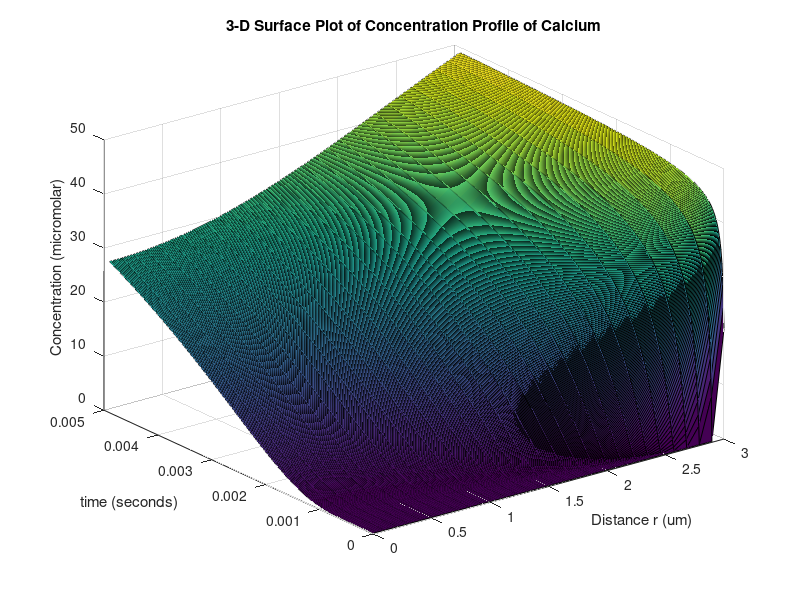
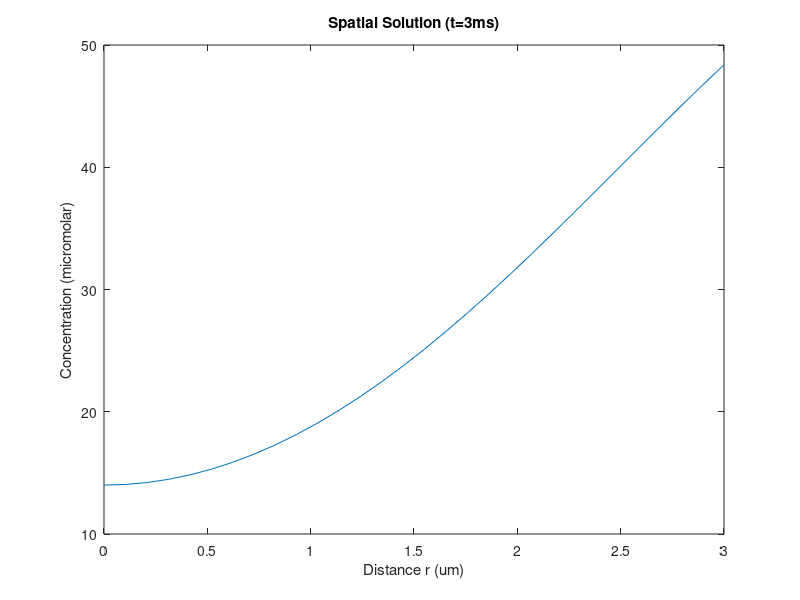
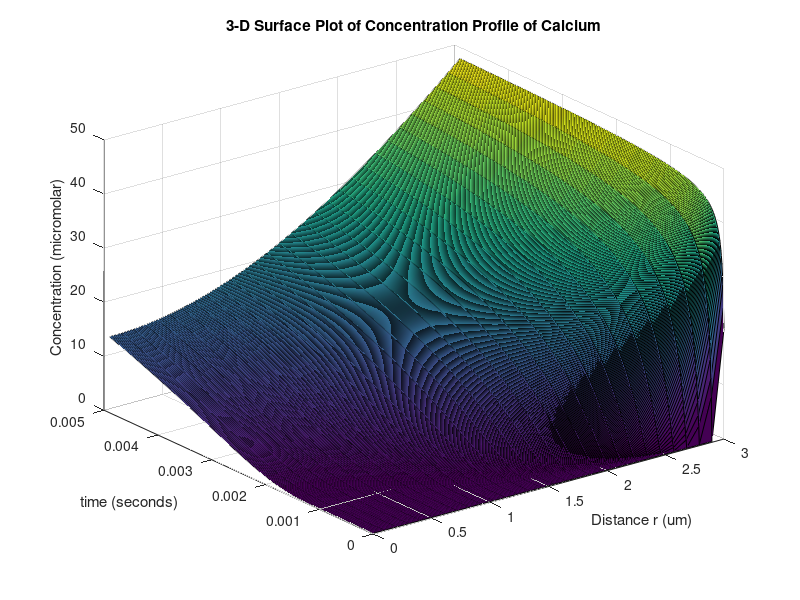
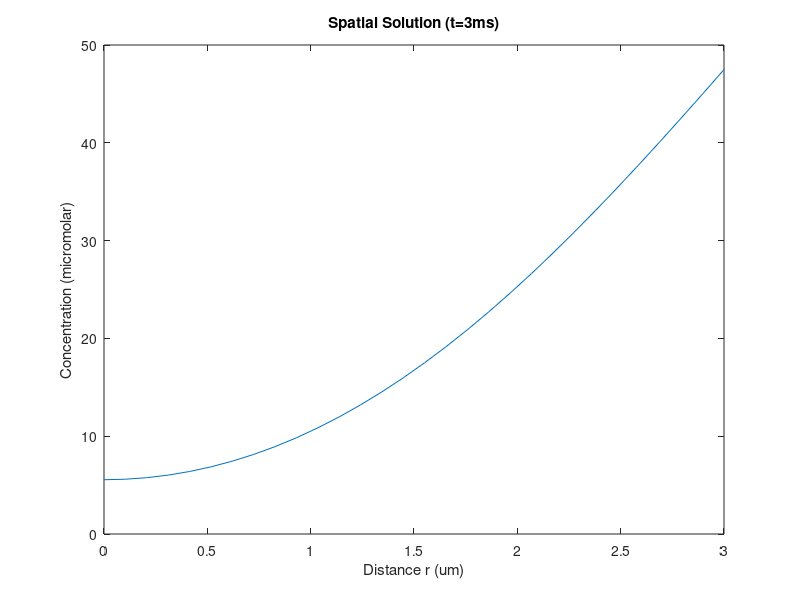

The MATLAB source for these figures, in order:
clear all
clc
D=4e-6; %Calcium Diffusion Coeffecient cm^2/sec
k=1; % Counter for time steps
rstep=0.1*10^-4; %delta r in cm
Ca=linspace(.150,.150,31); % Array representing calcium concentration profile across the cell using 30 slices and beginning concentration of 0.15 micromolar
bc=50; % Boundary concentration of 50 um
j=30;  % Counter for radial positions
dt=0.00001; % Time step

% Main loop for time steps
while k<500 % Run the simulation for 500 time steps
    j=30; % Reset the radial position counter
    Ca(31)=bc; % Set the boundary concentration at the outer edge of the cell, just inside the membrane

     % Loop through radial positions
    while j > 0
        % Calculate change in calcium concentration at each radial position
        if j==1 %center of cell?
            dc(j)=(((4*D)/(rstep^2))*(Ca(2)-Ca(1)))*dt; % Boundary condition at center
            j=j-1; % j becomes 0 to exit the while loop
        else
            % Diffusion equation for calcium concentration for each
            % individual annulus
            dc(j)=((D/rstep^2)*((Ca(j+1)-2*Ca(j)+Ca(j-1))+((Ca(j+1)-Ca(j-1))/(2*(j-1)))))*dt;
            j=(j-1); % move to next annulus getting closer to center
        end
    end
    
    Ca(31)=[]; % Remove the boundary concentration from the array
    Catime(k,:)=Ca+dc; % Store the current calcium concentration, considering changes in concentration
    Ca=Ca+dc; % Update the calcium concentration profile for the next time step
    Ca(31)=bc; % Reupdate the boundary condition
    k=k+1; % proceed to next time step
end

r=linspace(0,3,30); % Radial distance from the center of the cell to 3 um
t=linspace(0,.0049,499); % Time points for which concentration profiles are calculated from 0 to 0.0049 seconds
figure(1)
surf(r,t,Catime) % 3D plot of radium time and concentration
title('3-D Surface Plot of Concentration Profile of Calcium')
xlabel('Distance r (um)')
ylabel('time (seconds)')
zlabel('Concentration (micromolar)')
figure(2)
plot(r,Catime(300,:)) %plot concentration vs radius at t=3 ms
title('Spatial Solution (t=3ms)')
xlabel('Distance r (um)')
ylabel('Concentration (micromolar)')

%% With Literature Standard Plasma Calcium Pump
D=4e-6; %Calcium Diffusion Coeffecient cm^2/sec
k=1; % Counter for time steps
rstep=0.1*10^-4; %delta r in cm
Ca=linspace(.150,.150,31); % Array representing calcium concentration profile across the cell using 30 slices and beginning concentration of 0.15 micromolar
bc=50; % Boundary concentration of 50 um
j=30;  % Counter for radial positions to start at outer shell
dt=0.00001; % Time step
n = 1;
K_m = 0.5; % Concentration where Vmax/2 occurs (uM)
V_max = 4000; % Maximum velocity (uM/s)

% Main loop for time steps
while k<500 % Run the simulation for 500 time steps
    j=30; % Reset the radial position counter
    Ca(31)=bc; % Set the boundary concentration at the outer edge of the cell, just inside the membrane

     % Loop through radial positions
    while j > 0
        % Calculate membrane flux term using Michaelis-Menten kinetics
        pump = V_max * Ca(j) / (K_m + Ca(j));

        % Calculate change in calcium concentration at each radial position
        if j==1 %center of cell
            dc(j)=(((4*D)/(rstep^2))*(Ca(2)-Ca(1)))*dt - pump*dt; % Boundary condition at center
            j=j-1; % j becomes 0 to exit the while loop
        else
            % Diffusion equation for calcium concentration for each
            % individual annulus
            dc(j)=((D/rstep^2)*((Ca(j+1)-2*Ca(j)+Ca(j-1))+((Ca(j+1)-Ca(j-1))/(2*(j-1)))))*dt - pump*dt;
            j=(j-1); % move to next annulus getting closer to center
        end
    end
    
    Ca(31)=[]; % Remove the boundary concentration from the array
    Catime(k,:)=Ca+dc; % Store the current calcium concentration, considering changes in concentration
    Ca=Ca+dc; % Update the calcium concentration profile for the next time step
    Ca(31)=bc; % Reupdate the boundary condition
    k=k+1; % proceed to next time step
end

r=linspace(0,3,30); % Radial distance from the center of the cell to 3 um
t=linspace(0,.0049,499); % Time points for which concentration profiles are calculated from 0 to 0.0049 seconds
figure;
surf(r,t,Catime) % 3D plot of radium time and concentration
title('3-D Surface Plot of Concentration Profile of Calcium')
xlabel('Distance r (um)')
ylabel('time (seconds)')
zlabel('Concentration (micromolar)')
figure;
plot(r,Catime(300,:)) %plot concentration vs radius at t=3 ms
title('Spatial Solution (t=3ms)')
xlabel('Distance r (um)')
ylabel('Concentration (micromolar)')
%% With Defective Plasma Calcium Pump
D=4e-6; %Calcium Diffusion Coeffecient cm^2/sec
k=1; % Counter for time steps
rstep=0.1*10^-4; %delta r in cm
Ca=linspace(.150,.150,31); % Array representing calcium concentration profile across the cell using 30 slices and beginning concentration of 0.15 micromolar
bc=50; % Boundary concentration of 50 um
j=30;  % Counter for radial positions to start at outer shell
dt=0.00001; % Time step
n = 1;
K_m = 0.5*2; % Concentration where Vmax/2 occurs (uM)
V_max = 4000/2;   % Maximum velocity (uM/s)

% Main loop for time steps
while k<500 % Run the simulation for 500 time steps
    j=30; % Reset the radial position counter
    Ca(31)=bc; % Set the boundary concentration at the outer edge of the cell, just inside the membrane

     % Loop through radial positions
    while j > 0
        % Calculate membrane flux term using Michaelis-Menten kinetics
        pump = V_max * Ca(j) / (K_m + Ca(j));

        % Calculate change in calcium concentration at each radial position
        if j==1 %center of cell
            dc(j)=(((4*D)/(rstep^2))*(Ca(2)-Ca(1)))*dt - pump*dt; % Boundary condition at center
            j=j-1; % j becomes 0 to exit the while loop
        else
            % Diffusion equation for calcium concentration for each
            % individual annulus
            dc(j)=((D/rstep^2)*((Ca(j+1)-2*Ca(j)+Ca(j-1))+((Ca(j+1)-Ca(j-1))/(2*(j-1)))))*dt - pump*dt;
            j=(j-1); % move to next annulus getting closer to center
        end
    end
    
    Ca(31)=[]; % Remove the boundary concentration from the array
    Catime(k,:)=Ca+dc; % Store the current calcium concentration, considering changes in concentration
    Ca=Ca+dc; % Update the calcium concentration profile for the next time step
    Ca(31)=bc; % Reupdate the boundary condition
    k=k+1; % proceed to next time step
end

r=linspace(0,3,30); % Radial distance from the center of the cell to 3 um
t=linspace(0,.0049,499); % Time points for which concentration profiles are calculated from 0 to 0.0049 seconds
figure;
surf(r,t,Catime) % 3D plot of radium time and concentration
title('3-D Surface Plot of Concentration Profile of Calcium')
xlabel('Distance r (um)')
ylabel('time (seconds)')
zlabel('Concentration (micromolar)')
figure;
plot(r,Catime(300,:)) %plot concentration vs radius at t=3 ms
title('Spatial Solution (t=3ms)')
xlabel('Distance r (um)')
ylabel('Concentration (micromolar)')